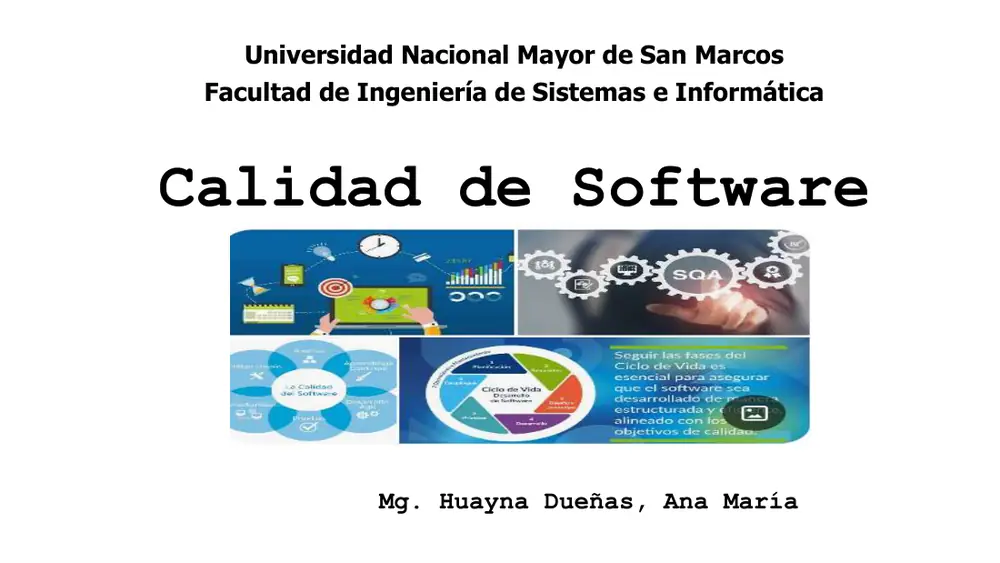
#> input picture assets/img/s1/p01.webp, 1000 x 563 px
$ python -i build.py   (imports and definitions only)
#> lines starting #> are read from the running program, lines starting #| are printed output that depends on the picture
"""Genera el sitio estático a partir de src/.  Uso: python build.py"""
import html, json, os, re, sys, unicodedata

ROOT = os.path.dirname(os.path.abspath(__file__))
SRC = os.path.join(ROOT, "src")
RENDER = os.path.join(ROOT, "_build", "render")
IMG_OUT = os.path.join(ROOT, "assets", "img")

SES = {
    1: ("Calidad de SW, QC y SQA", "Importancia de la calidad, definiciones, QC vs SQA, técnicas y casos históricos de fallas."),
    2: ("Modelos de Calidad Total", "Evolución de la calidad, TQM, Deming, Baldrige, EFQM, Iberoamericano, PNC y Six Sigma."),
    3: ("Técnicas de Calidad de SW", "Técnicas estáticas y dinámicas, revisiones, herramientas (SonarQube, ESLint…) e ISO/IEC 25010."),
    4: ("SQAP e ISO/IEC 12207:2017", "Plan de aseguramiento IEEE 730, modelos de mejora del proceso y procesos de la 12207."),
    5: ("NTP-ISO/IEC 12207:2016", "Norma Técnica Peruana, obligatoriedad en el Estado y aplicación proceso-actividad-tarea."),
    6: ("SPICE (15504) y CMMI", "Madurez y capacidad del proceso: ISO/IEC 15504/33000, CMMI v1.3, V2.0, V3.0 y SCAMPI."),
    7: ("MoProSoft, MPS.BR y más", "Modelos para PYMEs: MoProSoft, MPS.BR, COMPETISOFT, IT Mark e ISO/IEC 29110."),
}
DECK_SHORT = {
    "semana-01-calidad-de-software": "s1",
    "semana-02-modelos-de-calidad-total": "s2-modelos",
    "semana-02-lectura-evolucion-de-la-gestion-de-la-calidad-y-sus-dimensio": "s2-lectura",
    "semana-03-tecnicas-de-calidad-de-software": "s3",
    "semana-04-introduccion-al-sqap": "s4-sqap",
    "semana-04-ejemplo-ejemplos-con-sqap": "s4-sqap-ej",
    "semana-04-iso-iec-12207-2017-procesos": "s4-12207",
    "semana-04-modelos-de-mejora-del-proceso-de-sw": "s4-mejora",
    "semana-04-ejemplo-caso-de-estudio-practico-iso-12207": "s4-caso",
    "semana-05-modelo-de-calidad-iso-12207": "s5-modelo",
    "semana-05-ntp-12207-2016-resumen-y-guia": "s5-ntp",
    "semana-05-profesora-practica-sesion-5": "s5-practica",
}
SKIP_ABBR = {"abbr", "a", "code", "h1", "h2", "h3", "h4", "summary", "th", "dt", "figcaption"}


def read(p):
    with open(p, encoding="utf-8") as f:
        return f.read()


# [4 lines left out: function write, not called in this run]


def strip_tags(s):
    return html.unescape(re.sub(r"<[^>]+>", "", s)).strip()


def slug(s):
    s = unicodedata.normalize("NFD", s.lower()).encode("ascii", "ignore").decode()
    return re.sub(r"[^a-z0-9]+", "-", s).strip("-")[:60] or "sec"


# ---------- siglas ----------
# [77 lines left out: functions load_siglas, abbr_title, make_abbr_regex, add_abbr, not called in this run]


# ---------- imágenes ----------
_img_done = {}


# [22 lines left out: function convert_img, not called in this run]


def fix_imgs(src):
    # [11 lines left out: function rep, not called in this run]
    return re.sub(r"<img\b[^>]*>", rep, src)


# ---------- layout ----------
def nav(active):
    items = [("index.html", "Inicio")] + [(f"s{n}-teoria.html", f"S{n}") for n in SES] + [("normas.html", "Normas"), ("siglas.html", "Siglas"), ("examen.html", "Examen")]
    return "".join(f'<a href="{h}"{" class=on" if h == active else ""}>{t}</a>' for h, t in items)


# [78 lines left out: functions page, build_toc, siglas_section, tabs, prevnext, not called in this run]


STATS = {}


# [128 lines left out: functions build_fragment, main, not called in this run]


# [2 lines not run here, left out]

>>> import cv2
>>> picture = cv2.imread('assets/img/s1/p01.webp', cv2.IMREAD_GRAYSCALE)
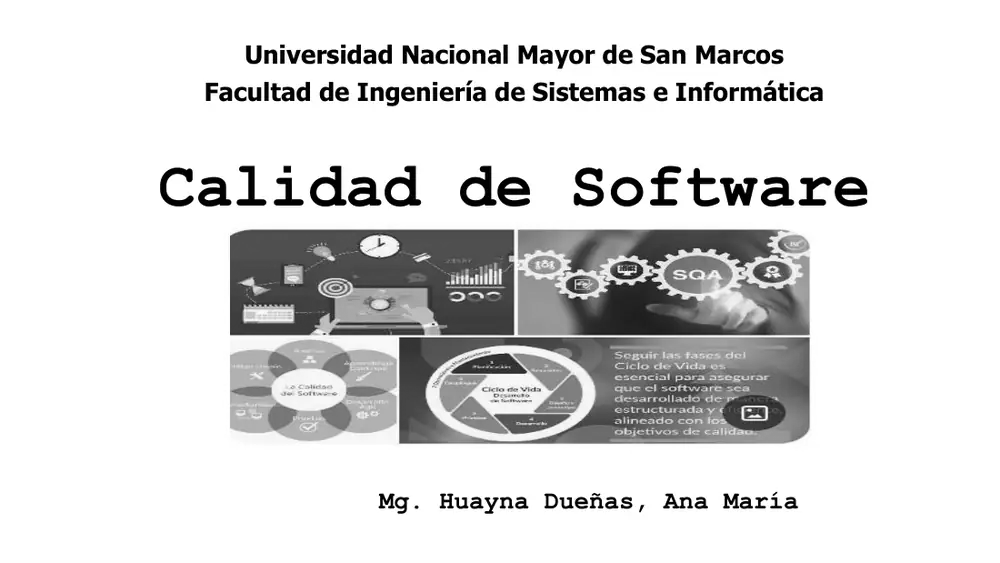
#> picture: shape (563, 1000); min 0, max 255, mean 218.4
#> (the run stopped early here; a loop or call above may not have finished)

$ run again, on assets/img/s2-entregables/g2-p24.webp
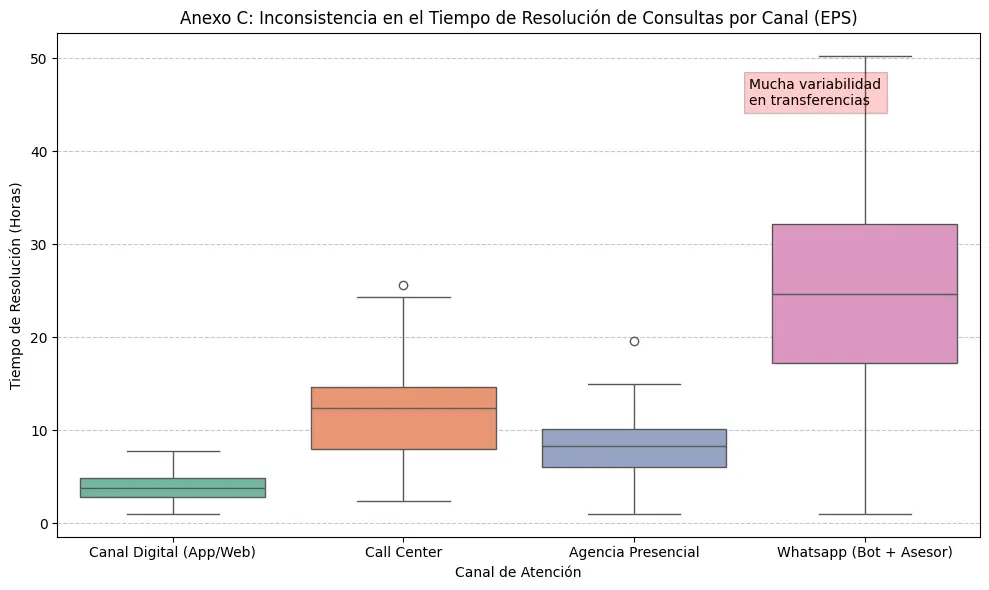
#> input picture assets/img/s2-entregables/g2-p24.webp, 989 x 590 px
#> `picture = cv2.imread('assets/img/s1/p01.webp', cv2.IMREAD_GRAYSCALE)`:
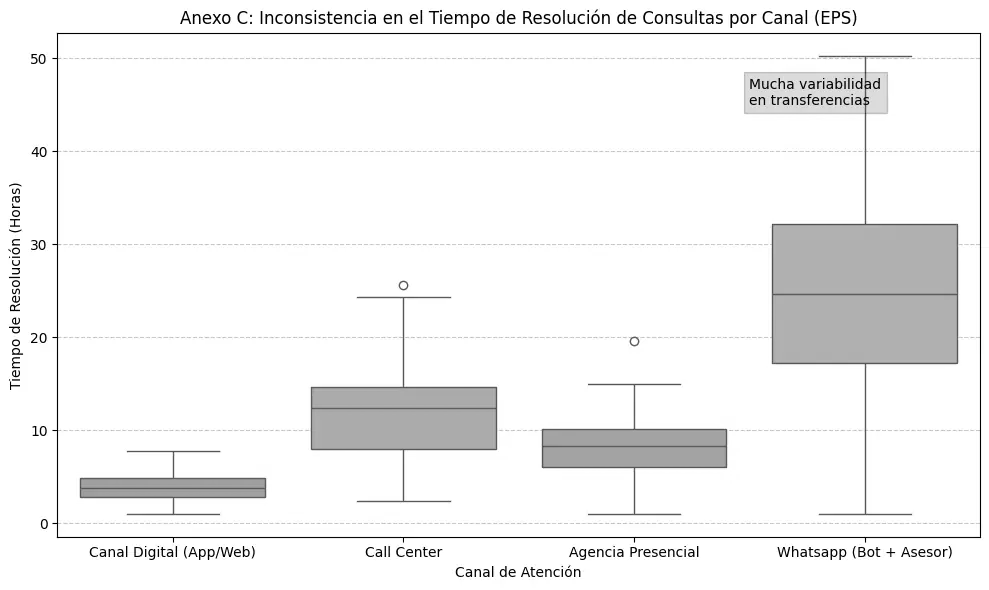
#> picture: shape (590, 989); min 0, max 255, mean 242.1
